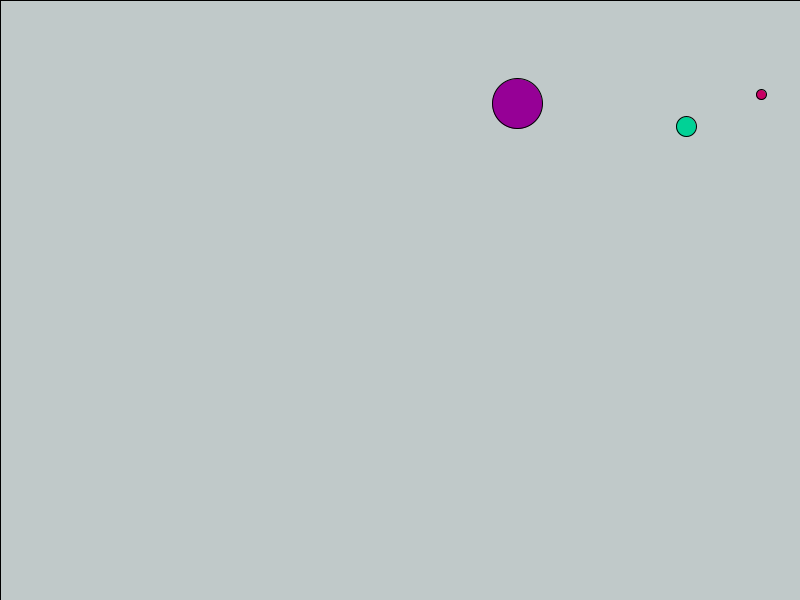
Frame 1 (no input)
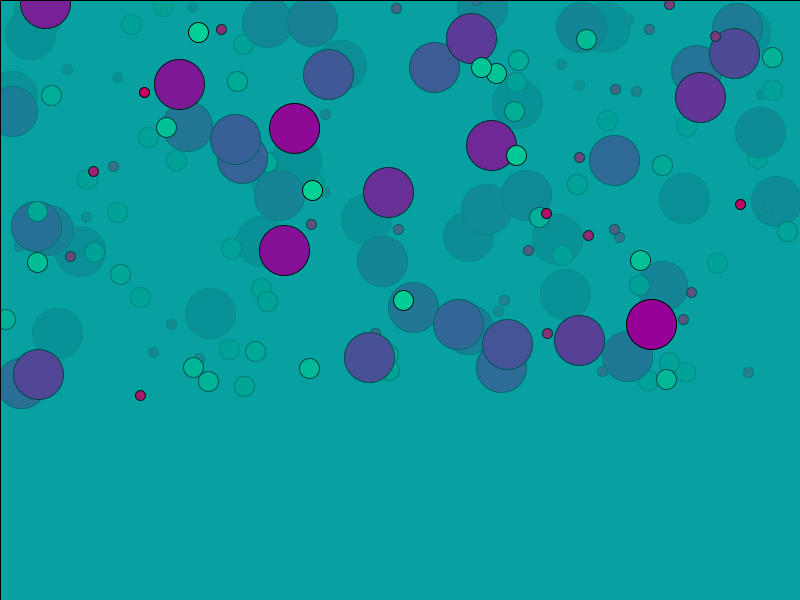
Frame 60 (the mouse pressed at the canvas centre just before this capture)
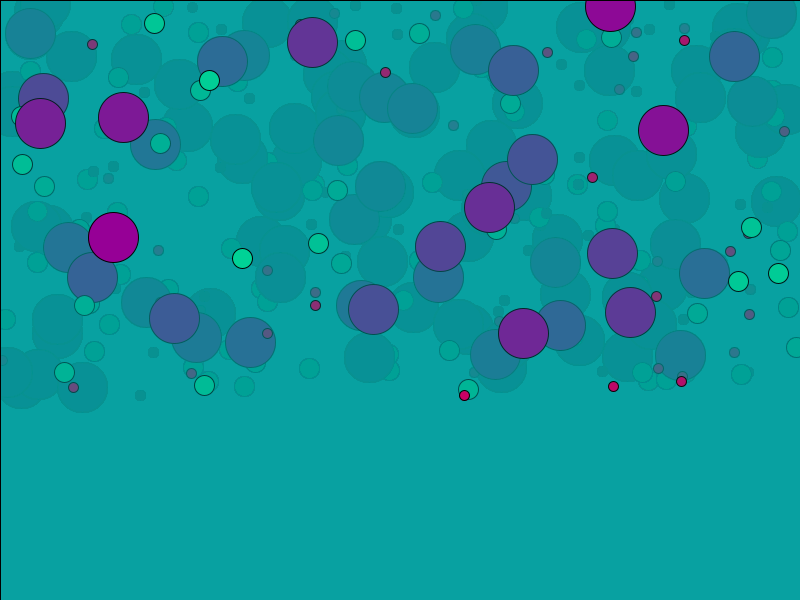
Frame 120 (the mouse held since frame 60 and released just before this capture)

The Processing sketch that drew these frames (run headless with seeded random() and noise(); from frame 60 on, the mouse is pressed at the canvas centre):

// Processing sketch: Confetti
// ── Confetti.pde
void setup()
{
  size(800,600);
}

void draw()
{
  fill(color(0,150,150,15));
  rect(0,0,800,600);
  fill(color(150,0,150));
  circle(random(800),random(400), 50);
  fill(color(200,0,100));
  circle(random(800),random(400), 10);
  fill(color(0,210,150));
  circle(random(800),random(400), 20);
}
